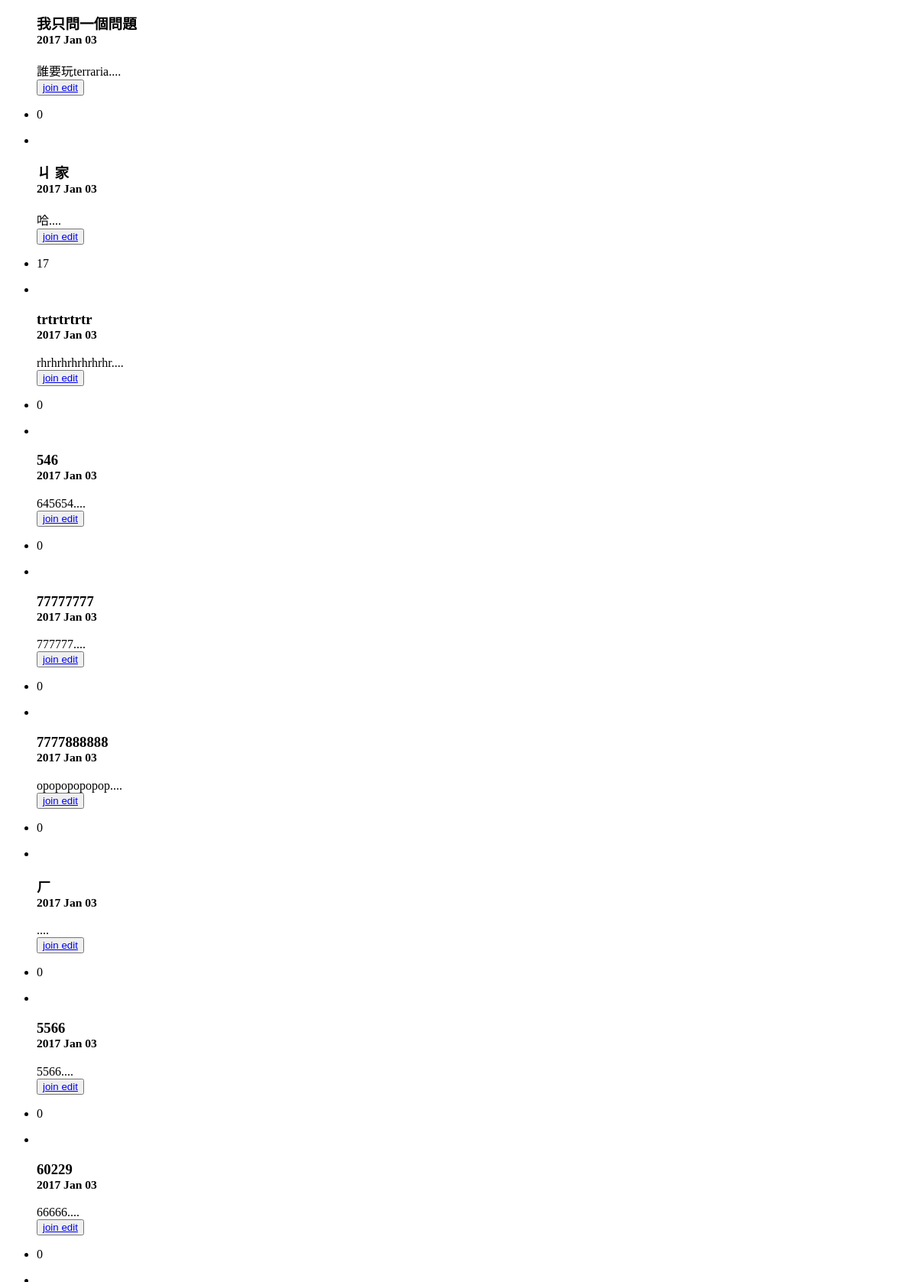
The app's page /new/, older data.
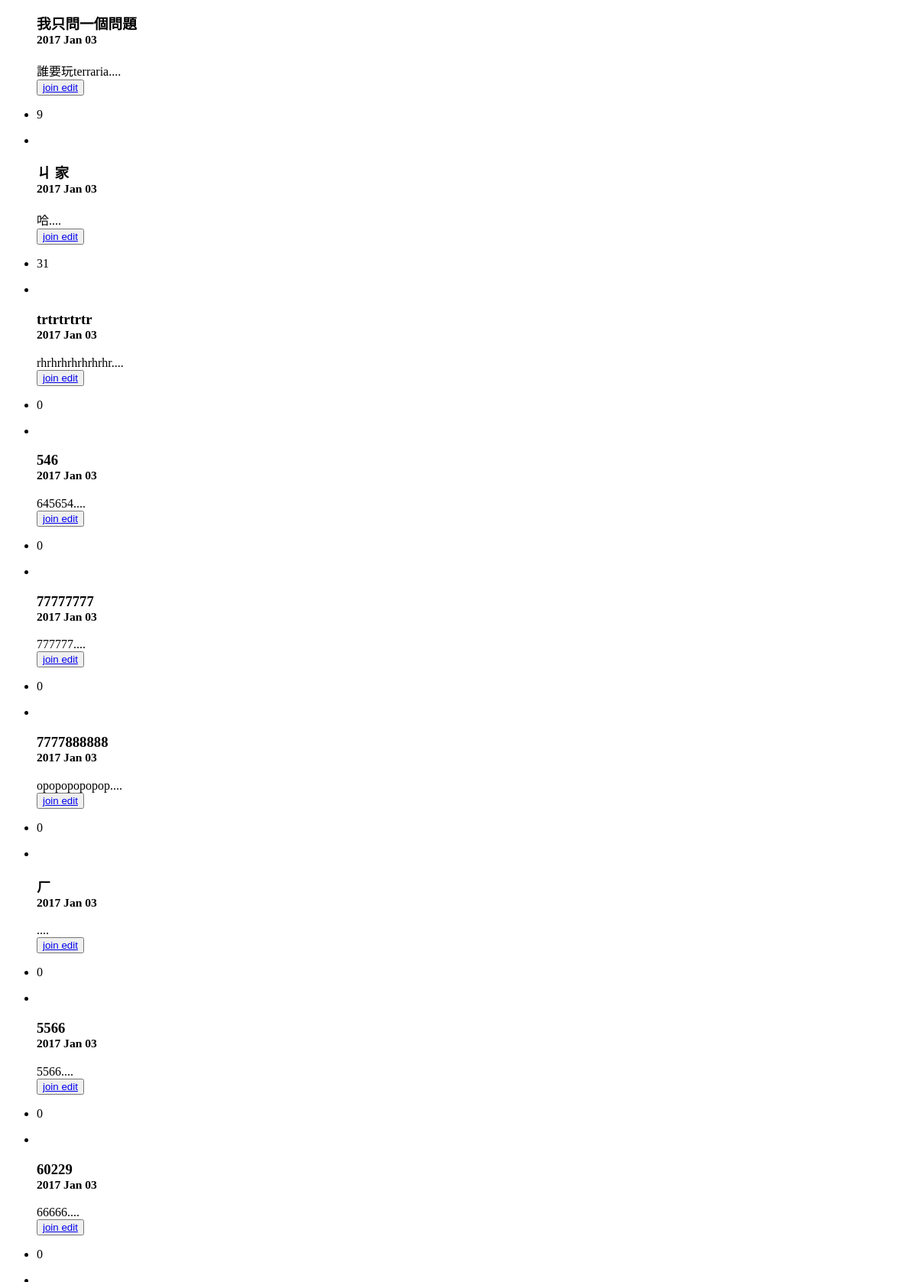
The same page, newer data.
### storyteller_app/models.py (models this page shows)
class Post(models.Model):
	storyTitle = models.CharField(max_length=25)
	created_id = models.CharField(max_length=25)
	created_at = models.CharField(max_length=25)
	created_day = models.CharField(max_length=25)
	created_mon = models.CharField(max_length=25)
	post_likes = models.IntegerField(default=0)
	firstSentence = models.CharField(max_length=25)
	created_auther = models.CharField(max_length=25)

### storyteller_app/views.py (the view)
# urls.py: url(r'^new/', views.new_sort, name = 'new_sort'),
def new_sort(request):
    limit = 9
    contact_list = Post.objects.all().order_by('-pk')
    paginator = Paginator(contact_list, limit) # Show 25 contacts per page
    page = request.GET.get('page')
    try:
        contacts = paginator.page(page)
    except PageNotAnInteger:
        contacts = paginator.page(1)
    except EmptyPage:
        contacts = paginator.page(paginator.num_pages)
    return render(request, 'storyteller_app/refresh_post.html',{'contacts': contacts})

### storyteller_app/templates/storyteller_app/refresh_post.html (shortened to what this page needs)
{% for post in contacts %}
    {% if forloop.counter0|divisibleby:3 %}
		<div class="col-md-offset-3 col-md-2 person-details">
			<figure class="editing" id="story1">
				<figcaption>
				<h3 class="margin-bottom-10">{{ post.storyTitle }}<br/><small>  {{ post.created_at }}</small></h3>
				<span>{{ post.firstSentence }}....</span>
				</figcaption>
				<button type="button" class="btn btn-primary"><a href="{% url 'story' post.created_id %}">join edit</a></button>
			</figure>
			<ul class="list-inline person-details-icons">
				<li><p>{{ post.post_likes }}</p></li>
				<li><a onclick="likes_post({{ post.created_id }});"></a></li>
			</ul>
		</div>
	{% else %}
	<div class="col-md-2 person-details">
			<figure class="editing" id="story1">
				<figcaption>
				<h3 class="margin-bottom-10">{{ post.storyTitle }}<br/><small>  {{ post.created_at }}</small></h3>
				<span>{{ post.firstSentence }}....</span>
				</figcaption>
				<button type="button" class="btn btn-primary"><a href="{% url 'story' post.created_id %}">join edit</a></button>
			</figure>
		<ul class="list-inline person-details-icons">
			<li><p>{{ post.post_likes }}</p></li>
			<li><a onclick="likes_post({{ post.created_id }});"></a></li>
		</ul>
	</div>
	{% endif %}
	{% endfor %}

Row changes from the older to the newer data that the page shows:
changed Post "我只問一個問題": post_likes "0" → "9"
changed Post (number 2 of 9 on the later page): post_likes "17" → "31"
